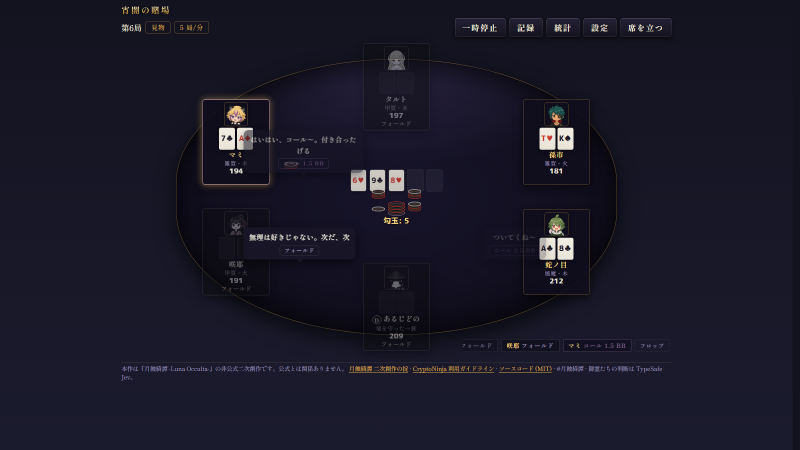
#> input picture scripts/og-table.png, 1600 x 900 px (shown at 1/2 size)
$ python make-og.py
#> lines starting #> are read from the running program, lines starting #| are printed output that depends on the picture
"""Composes public/og.png (1200x630): a frame of the table on the right, the brushed logo and
the fan-work line on the left, on the 宵闇 dark.

One-off tooling (needs Pillow). scripts/og-table.png is a 1600x900 screenshot of a watched
table (a hand with several spirits still in); scripts/logo-source.jpg is the title logo.
Replace either and re-run to refresh the card.
"""
from pathlib import Path

from PIL import Image, ImageDraw, ImageFont

ROOT = Path(__file__).resolve().parent.parent
W, H = 1200, 630
DARK = (19, 19, 31)
SUBLABEL, GOLD = (168, 164, 196), (217, 169, 76)
# The felt and its seats inside the 1600x900 screenshot.
FELT_BOX = (392, 80, 1194, 706)


def font(candidates: list[str], size: int) -> ImageFont.FreeTypeFont:
    for name in candidates:
        path = Path("C:/Windows/Fonts") / name
        if path.exists():
            return ImageFont.truetype(str(path), size)
    raise SystemExit(f"none of {candidates} found")


def faded(img: Image.Image, edge: int, radius: int) -> Image.Image:
    """An L mask that fades `img`'s rectangle out over `edge` pixels, so no box shows."""
    mask = Image.new("L", img.size, 0)
    md = ImageDraw.Draw(mask)
    for i in range(edge):
        md.rounded_rectangle(
            (i, i, img.width - i, img.height - i), radius=radius, fill=int(255 * (i + 1) / edge)
        )
    return mask


card = Image.new("RGB", (W, H), DARK)
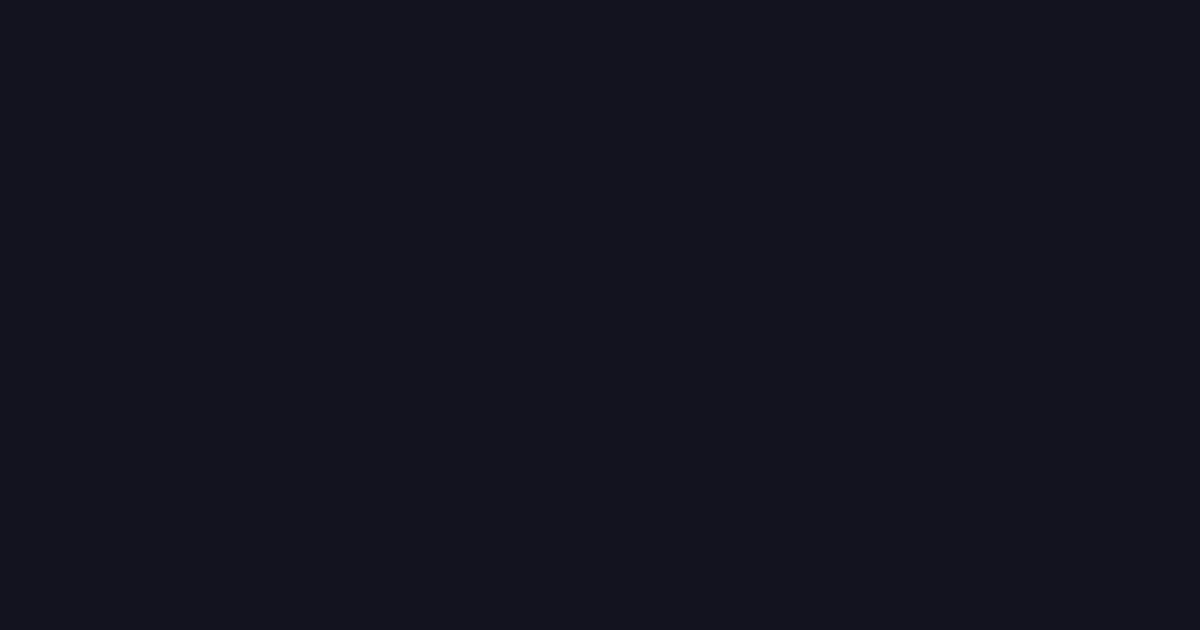
#> card: PIL image 1200x630 RGB; mean R, G, B 19, 19, 31

# The table on the right.
table = Image.open(ROOT / "scripts/og-table.png").convert("RGB").crop(FELT_BOX)
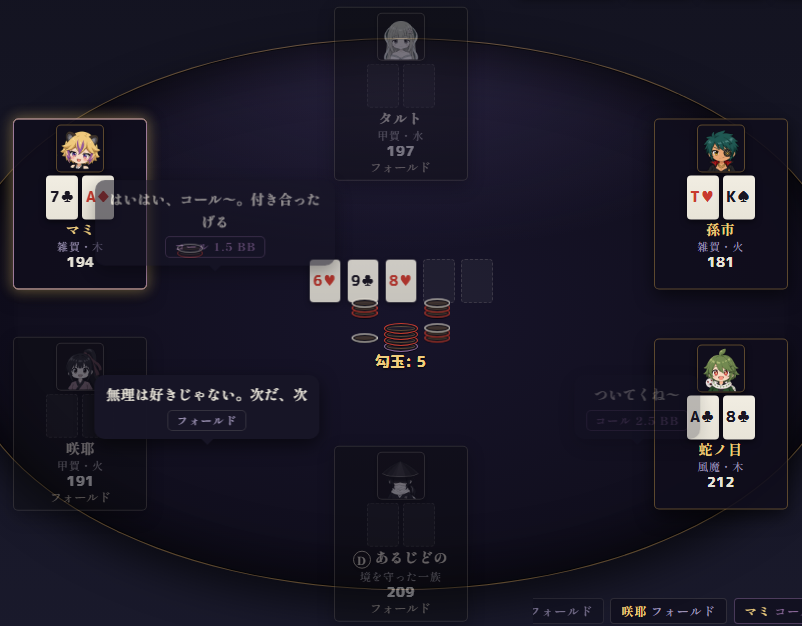
#> table: PIL image 802x626 RGB; mean R, G, B 27.4, 25, 38.9
th = 606
tw = round(table.width * th / table.height)
#> tw = 776
table = table.resize((tw, th), Image.LANCZOS)
#> table: PIL image 776x606 RGB
card.paste(table, (W - tw - 8, (H - th) // 2), faded(table, 28, 40))
#> in faded, `mask = Image.new("L", img.size, 0)`: mask: PIL image 776x606 L; every value is 0
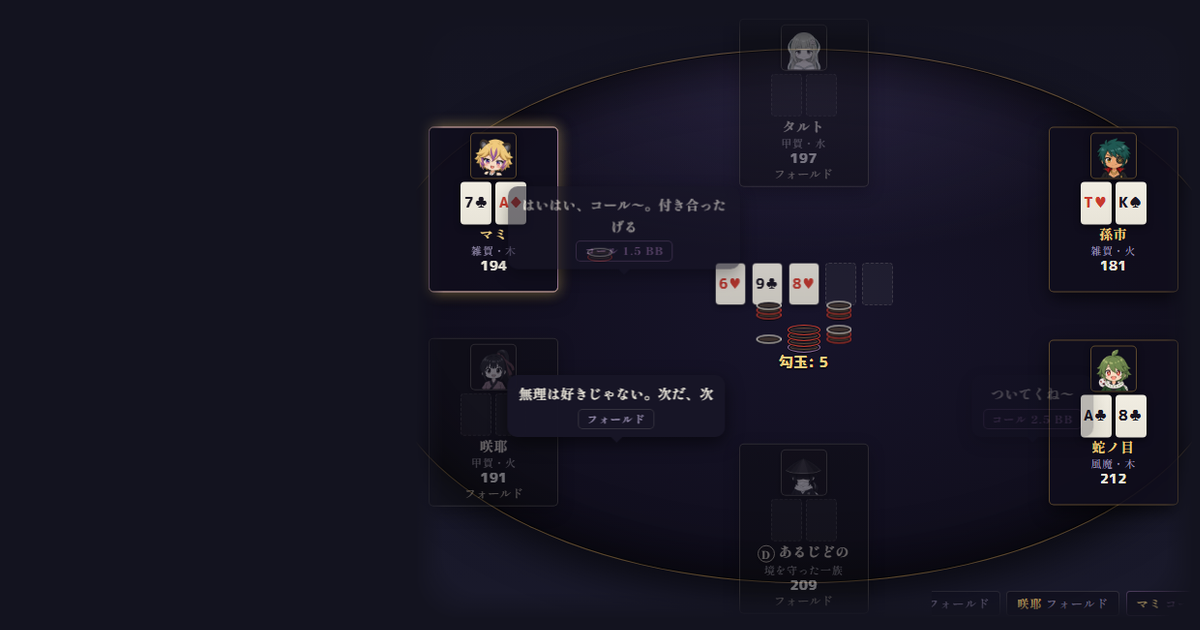
#> card: PIL image 1200x630 RGB; mean R, G, B 24.1, 22.7, 35.8

# The logo and the fan-work line on the left.
#> (the run stopped early here; a loop or call above may not have finished)
